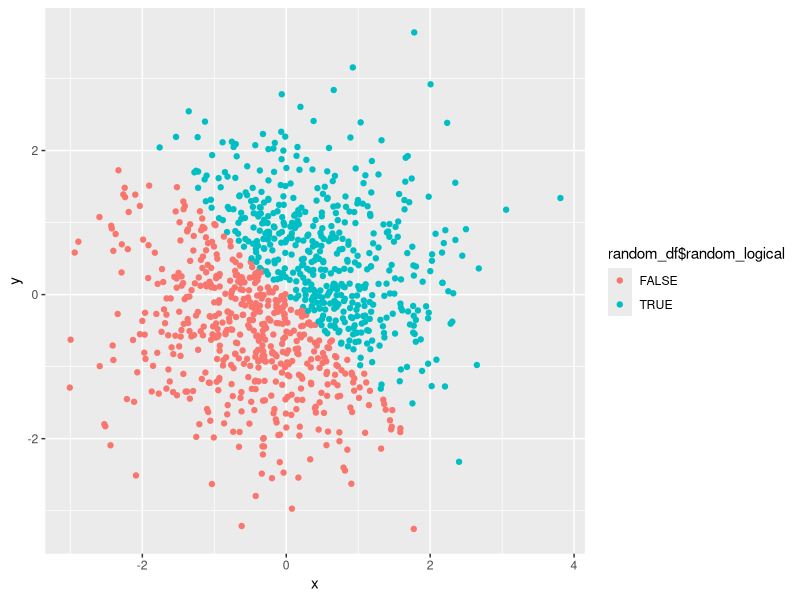
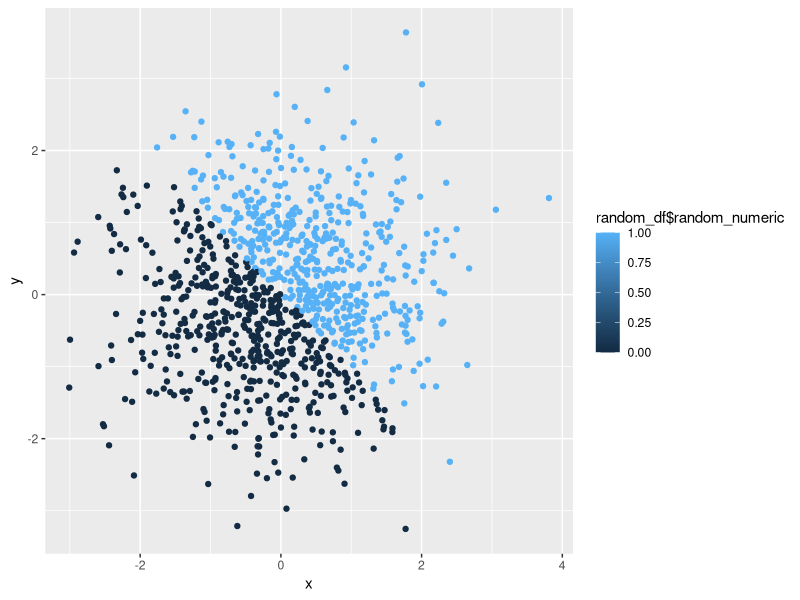
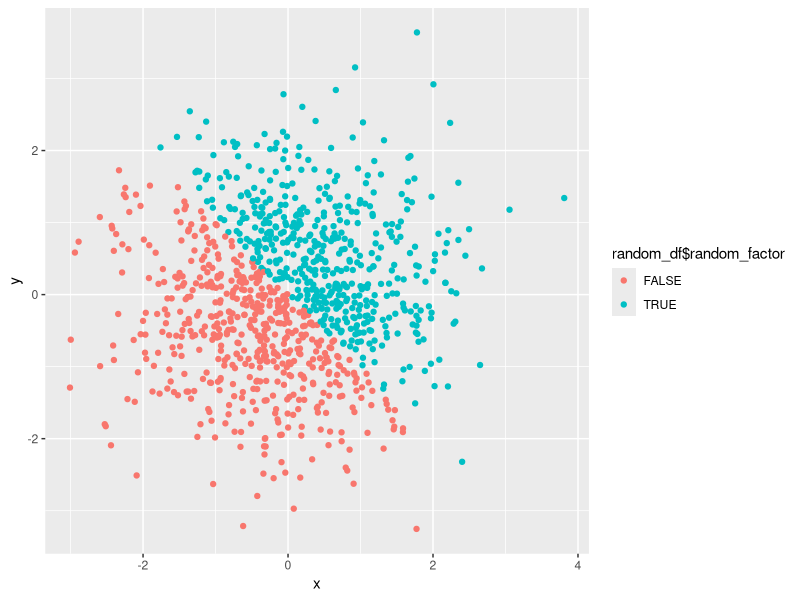
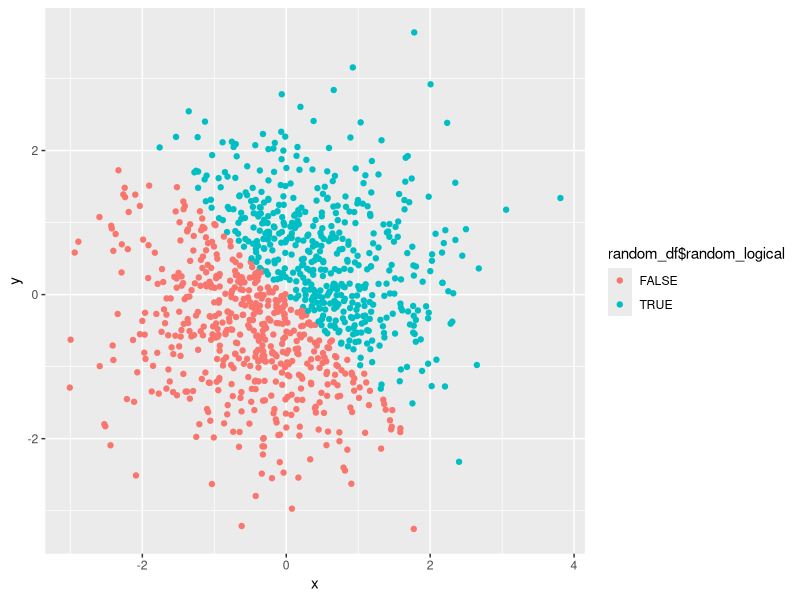

R code for these plots, in order:
## ---- chunk 1
knitr::opts_chunk$set(echo = TRUE, warning = FALSE, message = FALSE)
library (tidyverse)
## ---- chunk 2
#using data frame to establish vectors
set.seed(1)

question_one_df = tibble(
  uniform_samp = runif(10, 0, 5),
  logical_vec_one = c((uniform_samp)>2),
  character_vec_one = c("This", "is", "a", "character", "vector", "that", "has", "length", "of", "ten"),
  factor_vec_one = factor(c("male", "female","male", "female","male", "female","male", "female","male", "female")
))

## ---- chunk 3
#creating data frame to convert previous vectors to numeric
question_one_numeric_df = tibble(
  logical_vec_one_numeric = as.numeric(question_one_df$logical_vec_one),
  character_vec_one_numeric = as.numeric(question_one_df$character_vec_one),
  factor_vec_one_numeric =  as.numeric(question_one_df$factor_vec_one)
)

## ---- chunk 4
#creating data frame for double conversion
double_conversion_df = tibble(
  character_vec_one_double = as.numeric(factor(c(question_one_df$character_vec_one))),
  factor_vec_one_double =  as.numeric(as.character(question_one_df$factor_vec_one))
)

## ---- chunk 5
#creating data frame for x,y,and related vectors
set.seed(1)
random_df = tibble(
  x = rnorm(1000),
  y = rnorm(1000),
  random_logical = c((x+y)>0),
  random_numeric = as.numeric(random_logical),
  random_factor =factor(c(random_logical))
)

## ---- chunk 6
#creating scatterplots with data frame vectors for x, y, and color

ggplot(random_df, aes(x=x,y=y, color = random_df$random_logical)) +geom_point()
ggsave("HW1Scatterplot.pdf")


ggplot(random_df, aes(x=x,y=y, color = random_df$random_numeric)) +geom_point()

ggplot(random_df, aes(x=x,y=y, color = random_df$random_factor)) +geom_point()

